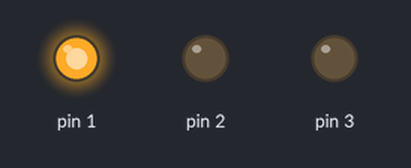
Recording of a sketch running on a simulated Arduino Uno, built with avr-gcc and run on an emulated ATmega328P. Shown: output pins drawn as LEDs (lit = HIGH).

Above: at 0.2 s.
At 2.7 s:
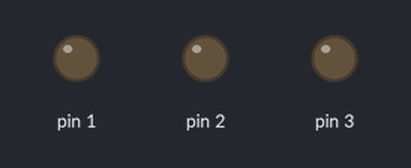
At 5.5 s:
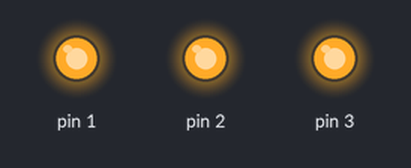
At 9.7 s:
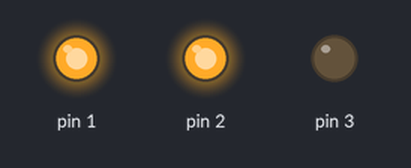
Timing chart, 0 to 10.4 s (numbered marks = the images above):
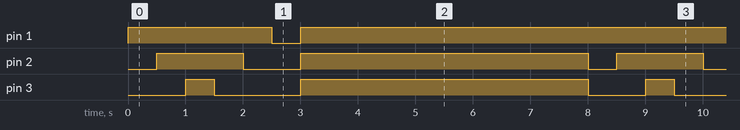

Measured:
- by itself, pin 1: repeats every 8.0 s: LOW 0.50 s, HIGH 7.5 s
- by itself, pin 2: repeats every 8.0 s: LOW 1.0 s, HIGH 5.0 s, LOW 0.50 s, HIGH 1.5 s
- by itself, pin 3: repeats every 8.0 s: LOW 1.5 s, HIGH 5.0 s, LOW 1.0 s, HIGH 0.50 s

The sketch:

lantern.ino
```cpp
void setup() {
  // put your setup code here, to run once:
pinMode(1,OUTPUT);
pinMode(2,OUTPUT);
pinMode(3,OUTPUT);
digitalWrite(1,LOW);
digitalWrite(2,LOW);
digitalWrite(3,LOW);
}

void loop() {
  //LOW means off
  // put your main code here, to run repeatedly:
digitalWrite(1,HIGH);
delay(500);
digitalWrite(2,HIGH);
delay(500);
digitalWrite(3,HIGH);
delay(500);
digitalWrite(3,LOW);
delay(500);
digitalWrite(2,LOW);
delay(500);
digitalWrite(1,LOW);
delay(500);
digitalWrite(1,HIGH);
digitalWrite(2,HIGH);
digitalWrite(3,HIGH);
delay(5000);
digitalWrite(1,LOW);
digitalWrite(2,LOW);
digitalWrite(3,LOW);
}
```
